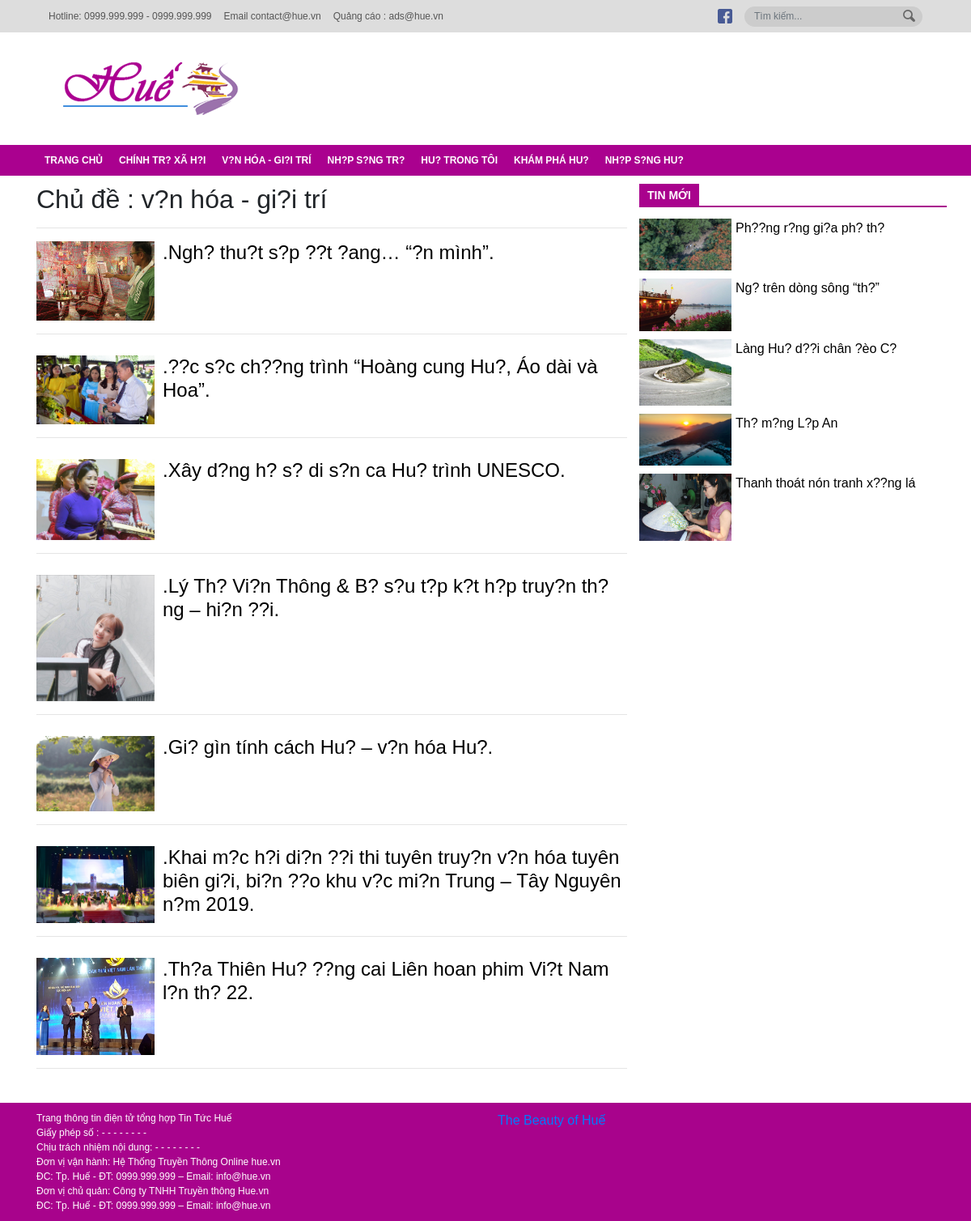
Screenshot of /category.php?name-cate=van-hoa-giai-tri with the database file from the repository.
### tables this page shows
CREATE TABLE `category` (
  `id` int(11) NOT NULL,
  `name` varchar(255) NOT NULL,
  `slug` varchar(255) NOT NULL
);

### admin/model/entity/post.php (called while the page is built, shortened)
<?php
	class Post{
		function __construct($id,$title,$slug,$thumbnail,$content,$author,$timesend,$category,$tag,$isHide)
		{
			$this->title = $title;
			$this->slug = $slug;
			$this->thumbnail = $thumbnail;
		}
		static function getNewPost()
		{
			$connect = new mysqli("localhost","root","","hue-cms");
			$connect->set_charset("utf8");
			$query = "SELECT post.id,title,slug,thumbnail,content,user.fullname,timesend,category,tag,isHide FROM post JOIN user ON post.author = user.username WHERE isHide = 0 ORDER BY id DESC LIMIT 1,5";
			$result = $connect->query($query);
			$rs = array();
			if ($result->num_rows > 0) {
				while ($rows = $result->fetch_assoc()) {
					array_push($rs,new Post(
	                    $rows["id"],
						$rows["title"],
						$rows["slug"],
	                    $rows["thumbnail"],
	                    $rows["content"],
						$rows["fullname"],
						$rows["timesend"],
						$rows["category"],
						$rows["tag"],
						$rows["isHide"]
	                ));
				}
	        }
			return $rs;
		}
		static function getPostByCategory($category)
		{
			$connect = new mysqli("localhost","root","","hue-cms");
			$connect->set_charset("utf8");
			$query = "SELECT post.id,title,slug,thumbnail,content,user.fullname,timesend,category,tag,isHide FROM post JOIN user ON post.author = user.username WHERE isHide = 0 and category = '{$category}' ORDER BY id DESC";
			$result = $connect->query($query);
			$rs = array();
			if ($result->num_rows > 0) {
				while ($rows = $result->fetch_assoc()) {
					array_push($rs,new Post(
	                    $rows["id"],
						$rows["title"],
						$rows["slug"],
	                    $rows["thumbnail"],
	                    $rows["content"],
						$rows["fullname"],
						$rows["timesend"],
						$rows["category"],
						$rows["tag"],
						$rows["isHide"]
	                ));
				}
	        }
			return $rs;
		}
	}
?>

### admin/model/entity/category.php (called while the page is built, shortened)
<?php
	class Category{
		function __construct($id, $slug,$name)
		{
			$this->slug = $slug;
			$this->name = $name;
		}
		static function getAllCategory(){
			$connect = new mysqli("localhost","root","","hue-cms");
			$connect->set_charset("utf8");
			$query = "SELECT * FROM category";
			$result = $connect->query($query);
			$rs = array();
			if ($result) {
				while ($rows = $result->fetch_assoc()) {
					array_push($rs,new Category(
						$rows["id"],
						$rows["slug"],
	                    $rows["name"]
	                ));
				}
			}
        	return $rs;
		}
		static function getNameCateBySlug($slug){
			$connect = new mysqli("localhost","root","","hue-cms");
			$connect->set_charset("utf8");
			$query = "SELECT * FROM category WHERE slug = '{$slug}'";
			$result = $connect->query($query);
			$rs = array();
			if ($result) {
				while ($rows = $result->fetch_assoc()) {
					array_push($rs,new Category(
						$rows["id"],
						$rows["slug"],
	                    $rows["name"]
	                ));
				}
			}
        	return $rs;
		}
	}
?>

### category.php (the view)
<?php include_once('header.php');?>
	<main>
		<div class="container">
			<div class="row">
				<div class="col col-8">
					<div class="ten-category">
						<h2>Chủ đề : <?php echo $namecate[0]->name;?></h2>
						<hr>
					</div>
					<div class="mini-post">
						<ul>
							<?php
							include_once('admin/model/entity/post.php');
							$postcate = Post::getPostByCategory($_GET['name-cate']);
								foreach($postcate as $key => $value){
									echo "<li class='post-in-cate'>";
									echo "<a href='chitiet.php?slug-bai-viet=".$value->slug."'>";
									echo "<img src='admin/".$value->thumbnail."'>";
									echo "<h4>.$value->title.</h4>";
									echo "</a><hr>";
									echo "</li>";
								}
							?>
						</ul>
					</div>
				</div>
				<div class="col col-4 mini-post">
					<div class="menu-tin-moi">
						<a href="#">tin mới</a>
					</div>
					<ul>
						<?php
							foreach($newpost as $key => $value){
								echo "<li class='min-post-detail'>";
								echo "<a href='chitiet.php?slug-bai-viet=".$value->slug."'><img src='admin/".$value->thumbnail."'>";
								echo "<p>".$value->title."</p>";
								echo "</a>";
								echo "</li>";
							}
						?>
					</ul>
				</div>
			</div>
		</div>
	</main>
	<?php include_once('footer.php');?>

### header.php (shortened to what this page needs)
<?php
    include_once('admin/model/entity/category.php');
	$category = Category::getAllCategory();
	include_once('admin/model/entity/post.php');
	$newpost = Post::getNewPost();
	include_once('admin/model/entity/post.php');
	if(isset($_GET['name-cate'])){
		$namecate = Category::getNameCateBySlug($_GET['name-cate']);
	}
?>
<!DOCTYPE html>
<html lang="en">
<head>
	<link rel="stylesheet" href="https://maxcdn.bootstrapcdn.com/bootstrap/4.0.0/css/bootstrap.min.css">
	<link rel="stylesheet" type="text/css" href="style.css">
	<link rel="stylesheet" type="text/css" href="responsive.css">
</head>
<body>
	<header>
		<div class="top-bar">
			<div class="container">
				<div class="row row-nmg justify-content-between align-items-center">
					<div class="box-1">
						<ul>
							<li>Hotline: 0999.999.999 - 0999.999.999</li>
							<li>Email contact@hue.vn</li>
							<li>Quảng cáo : ads@hue.vn</li>
						</ul>
					</div>
					<div class="box-2">
						<ul>
							<li>
								<a href="#">
									<img src="img/facebook_ic.png">
								</a>
							</li>
							<li>
								<form method="POST" class="search-form" action="#">
									<div class="search form-group">
										<input type="text" name="search" id="search_box" class="form-control" placeholder="Tìm kiếm...">
									</div>
									<button type="submit" class="btn btn-search">
										<img src="img/Search.png">
									</button>
								</form>
							</li>
						</ul>
					</div>
				</div>
			</div>
		</div>
		<div id="menu_mobile" class="content" style="display: block;">
	        <div class="container">
	            <div class="row row-nmg justify-content-between align-items-center">
	                <a href="index.php" class="logo">
	                	<img src="img/logo-header.png" alt="hue.vn"></a>
	                </div>
	            </div>
	        </div>
		<div class="nav-header">
			<div class="container">
				<ul class="main">
					<li><a href="index.php">trang chủ</a></li>
                    <?php
                        foreach($category as $key => $value){
                            echo "<li><a href='category.php?name-cate=".$value->slug."'>".$value->name."</a></li>";
                        }
                    ?>
				</ul>
			</div>
		</div>
	</header>

### style.css (style rules this page uses)
body { font-family: Arial, sans-serif; }
a { cursor: pointer; text-decoration: none; }
header .top-bar { height: 40px; background-color: #ddd; }
header ul { margin-bottom: 0; padding-left: 0; }
header ul li { list-style-type: none; }
header .top-bar ul, header .top-bar .box-2 { display: flex; flex-direction: row; flex-wrap: nowrap; }
header .top-bar ul li { color: #555; font-size: 12px; margin-right: 15px; margin-top: auto; margin-bottom: auto; }
header .top-bar form, header nav.nav-header form, header .top-bar form, header nav.nav-header-search form { position: relative; }
header .top-bar form .search, header nav.nav-header form .search, header .top-bar form .search, header nav.nav-header-search form .search { margin-bottom: 0; }
header .top-bar form .search input, header nav.nav-header-search form .search input { border-radius: unset; }
header .top-bar form .search input, header nav.nav-header form .search input, header .top-bar form .search input, header nav.nav-header-search form .search input { height: 25px; color: #555; font-size: 12px; border-radius: 25px; border: none; background-color: #ccc; width: 220px; }
header .top-bar form button.btn-search, header nav.nav-header-search form button.btn-search { position: absolute; right: 8px; top: 43%; transform: translateY(-50%); background-color: transparent; padding: 0; }
header .content .logo { padding: 2rem 0.5rem 2rem 0; }
header .nav-header, header .nav-header-search { background-color: #aa018f; }
header ul.main { display: flex; flex-direction: row; align-items: center; height: 38px; }
header .nav-header ul.main > li, header .nav-header ul.main > li > a, header .nav-header-search ul.main > li, header .nav-header-search ul.main > li > a { color: white; align-items: center; transition: 0.2s; display: flex; }
header ul.main > li > a { text-decoration: none; text-transform: uppercase; font-weight: 700; font-size: 12px; padding: 10px; height: 100%; position: relative; }
header ul.main > li a:after { content: ""; position: absolute; bottom: 31px; left: 37%; border-top: 7px solid white; border-right: 7px solid transparent; border-left: 7px solid transparent; opacity: 0; }
.container, .container > .row { height: 100%; }
.row { height: 100%; }
.row-nmg { margin-left: 0; margin-right: 0; }
main { padding-top: 10px; }
.menu-tin-moi a { text-decoration: none; display: block; background: #a9028d; color: #fff; padding: 4px 10px; float: left; position: relative; z-index: 0; text-transform: uppercase; font-size: 14px; font-weight: bold; }
.menu-tin-moi { border-bottom: 2px solid #a9028d; display: block; height: 29px; overflow: hidden; margin-bottom: 14px; }
.mini-post { padding: 0; }
.min-post-detail img { width: 30%; height: auto; }
.mini-post ul { padding: 0; }
.mini-post ul li { padding-bottom: 10px; list-style: none; }
.mini-post ul li p { padding-left: 5px; }
.min-post-detail a { color: black; text-decoration: none; display: flex; }
.post-in-cate img { width: 20%; height: auto; }
.post-in-cate a { color: black; text-decoration: none; display: flex; }
.post-in-cate a h4 { padding-left: 10px; }

### rows the page displays
category: name "CHÍNH TR? XÃ H?I"
category: name "V?N HÓA - GI?I TRÍ", name "v?n hóa - gi?i trí"
category: name "NH?P S?NG TR?"
category: name "HU? TRONG TÔI"
category: name "KHÁM PHÁ HU?"
category: name "NH?P S?NG HU?"

### other values shown
$value->title "Ngh? thu?t s?p ??t ?ang… “?n mình”"
$value->title "??c s?c ch??ng trình “Hoàng cung Hu?, Áo dài và Hoa”"
$value->title "Xây d?ng h? s? di s?n ca Hu? trình UNESCO"
$value->title "Lý Th? Vi?n Thông & B? s?u t?p k?t h?p truy?n th?ng – hi?n ??i"
$value->title "Gi? gìn tính cách Hu? – v?n hóa Hu?"
$value->title "Khai m?c h?i di?n ??i thi tuyên truy?n v?n hóa tuyên biên gi?i, bi?n ??o khu v?c mi?n Trung – Tây Nguyên n?m 2019"
$value->title "Th?a Thiên Hu? ??ng cai Liên hoan phim Vi?t Nam l?n th? 22"
$value->title "Ph??ng r?ng gi?a ph? th?"
$value->title "Ng? trên dòng sông “th?”"
$value->title "Làng Hu? d??i chân ?èo C?"
$value->title "Th? m?ng L?p An"
$value->title "Thanh thoát nón tranh x??ng lá"
